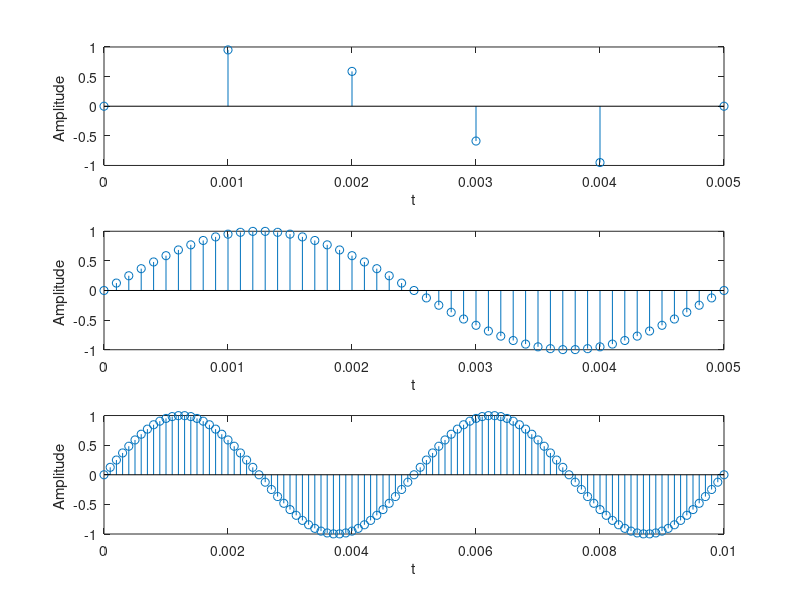

This chart was generated by the following MATLAB code:
clc;
clear all;
close all;
f=200;
fs1=1000;
fs2=10000;
t1=0:1/fs1:1/f;
t2=0:1/fs2:1/f;
t3=0:1/fs2:2/f;
s1=sin(2*pi*f*t1);
s2=sin(2*pi*f*t2);
s3=sin(2*pi*f*t3);
subplot(3,1,1),stem(t1,s1),ylabel('Amplitude '), xlabel('t');
subplot(3,1,2),stem(t2,s2),ylabel('Amplitude '), xlabel('t');
subplot(3,1,3),stem(t3,s3),ylabel('Amplitude '), xlabel('t');